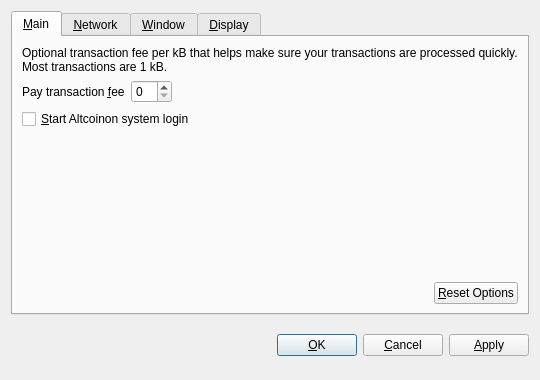
<?xml version="1.0" encoding="UTF-8"?>
<ui version="4.0">
 <class>OptionsDialog</class>
 <widget class="QDialog" name="OptionsDialog">
  <property name="geometry">
   <rect>
    <x>0</x>
    <y>0</y>
    <width>540</width>
    <height>380</height>
   </rect>
  </property>
  <property name="windowTitle">
   <string>Options</string>
  </property>
  <property name="modal">
   <bool>true</bool>
  </property>
  <layout class="QVBoxLayout" name="verticalLayout">
   <item>
    <widget class="QTabWidget" name="tabWidget">
     <property name="tabPosition">
      <enum>QTabWidget::North</enum>
     </property>
     <property name="currentIndex">
      <number>0</number>
     </property>
     <widget class="QWidget" name="tabMain">
      <attribute name="title">
       <string>&amp;Main</string>
      </attribute>
      <layout class="QVBoxLayout" name="verticalLayout_Main">
       <item>
        <widget class="QLabel" name="transactionFeeInfoLabel">
         <property name="text">
          <string>Optional transaction fee per kB that helps make sure your transactions are processed quickly. Most transactions are 1 kB.</string>
         </property>
         <property name="textFormat">
          <enum>Qt::PlainText</enum>
         </property>
         <property name="wordWrap">
          <bool>true</bool>
         </property>
        </widget>
       </item>
       <item>
        <layout class="QHBoxLayout" name="horizontalLayout_1_Main">
         <item>
          <widget class="QLabel" name="transactionFeeLabel">
           <property name="text">
            <string>Pay transaction &amp;fee</string>
           </property>
           <property name="textFormat">
            <enum>Qt::PlainText</enum>
           </property>
           <property name="buddy">
            <cstring>transactionFee</cstring>
           </property>
          </widget>
         </item>
         <item>
          <widget class="BitcoinAmountField" name="transactionFee"/>
         </item>
         <item>
          <spacer name="horizontalSpacer_1_Main">
           <property name="orientation">
            <enum>Qt::Horizontal</enum>
           </property>
           <property name="sizeHint" stdset="0">
            <size>
             <width>40</width>
             <height>20</height>
            </size>
           </property>
          </spacer>
         </item>
        </layout>
       </item>
       <item>
        <widget class="QCheckBox" name="bitcoinAtStartup">
         <property name="toolTip">
          <string>Automatically start Altcoinafter logging in to the system.</string>
         </property>
         <property name="text">
          <string>&amp;Start Altcoinon system login</string>
         </property>
        </widget>
       </item>
       <item>
        <spacer name="verticalSpacer_Main">
         <property name="orientation">
          <enum>Qt::Vertical</enum>
         </property>
         <property name="sizeHint" stdset="0">
          <size>
           <width>20</width>
           <height>40</height>
          </size>
         </property>
        </spacer>
       </item>
       <item>
        <layout class="QHBoxLayout" name="horizontalLayout_2_Main">
         <item>
          <spacer name="horizontalSpacer_2_Main">
           <property name="orientation">
            <enum>Qt::Horizontal</enum>
           </property>
           <property name="sizeHint" stdset="0">
            <size>
             <width>40</width>
             <height>20</height>
            </size>
           </property>
          </spacer>
         </item>
         <item>
          <widget class="QPushButton" name="resetButton">
           <property name="toolTip">
            <string>Reset all client options to default.</string>
           </property>
           <property name="text">
            <string>&amp;Reset Options</string>
           </property>
           <property name="autoDefault">
            <bool>false</bool>
           </property>
          </widget>
         </item>
        </layout>
       </item>
      </layout>
     </widget>
     <widget class="QWidget" name="tabNetwork">
      <attribute name="title">
       <string>&amp;Network</string>
      </attribute>
      <layout class="QVBoxLayout" name="verticalLayout_Network">
       <item>
        <widget class="QCheckBox" name="mapPortUpnp">
         <property name="toolTip">
          <string>Automatically open the Bitcoin client port on the router. This only works when your router supports UPnP and it is enabled.</string>
         </property>
         <property name="text">
          <string>Map port using &amp;UPnP</string>
         </property>
        </widget>
       </item>
       <item>
        <widget class="QCheckBox" name="connectSocks">
         <property name="toolTip">
          <string>Connect to the Bitcoin network through a SOCKS proxy (e.g. when connecting through Tor).</string>
         </property>
         <property name="text">
          <string>&amp;Connect through SOCKS proxy:</string>
         </property>
        </widget>
       </item>
       <item>
        <layout class="QHBoxLayout" name="horizontalLayout_Network">
         <item>
          <widget class="QLabel" name="proxyIpLabel">
           <property name="text">
            <string>Proxy &amp;IP:</string>
           </property>
           <property name="textFormat">
            <enum>Qt::PlainText</enum>
           </property>
           <property name="buddy">
            <cstring>proxyIp</cstring>
           </property>
          </widget>
         </item>
         <item>
          <widget class="QValidatedLineEdit" name="proxyIp">
           <property name="maximumSize">
            <size>
             <width>140</width>
             <height>16777215</height>
            </size>
           </property>
           <property name="toolTip">
            <string>IP address of the proxy (e.g. 127.0.0.1)</string>
           </property>
          </widget>
         </item>
         <item>
          <widget class="QLabel" name="proxyPortLabel">
           <property name="text">
            <string>&amp;Port:</string>
           </property>
           <property name="textFormat">
            <enum>Qt::PlainText</enum>
           </property>
           <property name="buddy">
            <cstring>proxyPort</cstring>
           </property>
          </widget>
         </item>
         <item>
          <widget class="QLineEdit" name="proxyPort">
           <property name="maximumSize">
            <size>
             <width>55</width>
             <height>16777215</height>
            </size>
           </property>
           <property name="toolTip">
            <string>Port of the proxy (e.g. 9050)</string>
           </property>
          </widget>
         </item>
         <item>
          <widget class="QLabel" name="socksVersionLabel">
           <property name="text">
            <string>SOCKS &amp;Version:</string>
           </property>
           <property name="textFormat">
            <enum>Qt::PlainText</enum>
           </property>
           <property name="buddy">
            <cstring>socksVersion</cstring>
           </property>
          </widget>
         </item>
         <item>
          <widget class="QValueComboBox" name="socksVersion">
           <property name="toolTip">
            <string>SOCKS version of the proxy (e.g. 5)</string>
           </property>
          </widget>
         </item>
         <item>
          <spacer name="horizontalSpacer_Network">
           <property name="orientation">
            <enum>Qt::Horizontal</enum>
           </property>
           <property name="sizeHint" stdset="0">
            <size>
             <width>40</width>
             <height>20</height>
            </size>
           </property>
          </spacer>
         </item>
        </layout>
       </item>
       <item>
        <spacer name="verticalSpacer_Network">
         <property name="orientation">
          <enum>Qt::Vertical</enum>
         </property>
         <property name="sizeHint" stdset="0">
          <size>
           <width>20</width>
           <height>40</height>
          </size>
         </property>
        </spacer>
       </item>
      </layout>
     </widget>
     <widget class="QWidget" name="tabWindow">
      <attribute name="title">
       <string>&amp;Window</string>
      </attribute>
      <layout class="QVBoxLayout" name="verticalLayout_Window">
       <item>
        <widget class="QCheckBox" name="minimizeToTray">
         <property name="toolTip">
          <string>Show only a tray icon after minimizing the window.</string>
         </property>
         <property name="text">
          <string>&amp;Minimize to the tray instead of the taskbar</string>
         </property>
        </widget>
       </item>
       <item>
        <widget class="QCheckBox" name="minimizeOnClose">
         <property name="toolTip">
          <string>Minimize instead of exit the application when the window is closed. When this option is enabled, the application will be closed only after selecting Quit in the menu.</string>
         </property>
         <property name="text">
          <string>M&amp;inimize on close</string>
         </property>
        </widget>
       </item>
       <item>
        <spacer name="verticalSpacer_Window">
         <property name="orientation">
          <enum>Qt::Vertical</enum>
         </property>
         <property name="sizeHint" stdset="0">
          <size>
           <width>20</width>
           <height>40</height>
          </size>
         </property>
        </spacer>
       </item>
      </layout>
     </widget>
     <widget class="QWidget" name="tabDisplay">
      <attribute name="title">
       <string>&amp;Display</string>
      </attribute>
      <layout class="QVBoxLayout" name="verticalLayout_Display">
       <item>
        <layout class="QHBoxLayout" name="horizontalLayout_1_Display">
         <item>
          <widget class="QLabel" name="langLabel">
           <property name="text">
            <string>User Interface &amp;language:</string>
           </property>
           <property name="textFormat">
            <enum>Qt::PlainText</enum>
           </property>
           <property name="buddy">
            <cstring>lang</cstring>
           </property>
          </widget>
         </item>
         <item>
          <widget class="QValueComboBox" name="lang">
           <property name="toolTip">
            <string>The user interface language can be set here. This setting will take effect after restarting Bitcoin.</string>
           </property>
          </widget>
         </item>
        </layout>
       </item>
       <item>
        <layout class="QHBoxLayout" name="horizontalLayout_2_Display">
         <item>
          <widget class="QLabel" name="unitLabel">
           <property name="text">
            <string>&amp;Unit to show amounts in:</string>
           </property>
           <property name="textFormat">
            <enum>Qt::PlainText</enum>
           </property>
           <property name="buddy">
            <cstring>unit</cstring>
           </property>
          </widget>
         </item>
         <item>
          <widget class="QValueComboBox" name="unit">
           <property name="toolTip">
            <string>Choose the default subdivision unit to show in the interface and when sending coins.</string>
           </property>
          </widget>
         </item>
        </layout>
       </item>
       <item>
        <widget class="QCheckBox" name="displayAddresses">
         <property name="toolTip">
          <string>Whether to show Bitcoin addresses in the transaction list or not.</string>
         </property>
         <property name="text">
          <string>&amp;Display addresses in transaction list</string>
         </property>
        </widget>
       </item>
       <item>
        <spacer name="verticalSpacer_Display">
         <property name="orientation">
          <enum>Qt::Vertical</enum>
         </property>
         <property name="sizeHint" stdset="0">
          <size>
           <width>20</width>
           <height>40</height>
          </size>
         </property>
        </spacer>
       </item>
      </layout>
     </widget>
    </widget>
   </item>
   <item>
    <layout class="QHBoxLayout" name="horizontalLayout_Buttons">
     <item>
      <spacer name="horizontalSpacer_1">
       <property name="orientation">
        <enum>Qt::Horizontal</enum>
       </property>
       <property name="sizeHint" stdset="0">
        <size>
         <width>40</width>
         <height>48</height>
        </size>
       </property>
      </spacer>
     </item>
     <item>
      <widget class="QLabel" name="statusLabel">
       <property name="font">
        <font>
         <weight>75</weight>
         <bold>true</bold>
        </font>
       </property>
       <property name="text">
        <string/>
       </property>
       <property name="textFormat">
        <enum>Qt::PlainText</enum>
       </property>
       <property name="wordWrap">
        <bool>true</bool>
       </property>
      </widget>
     </item>
     <item>
      <spacer name="horizontalSpacer_2">
       <property name="orientation">
        <enum>Qt::Horizontal</enum>
       </property>
       <property name="sizeHint" stdset="0">
        <size>
         <width>40</width>
         <height>48</height>
        </size>
       </property>
      </spacer>
     </item>
     <item>
      <widget class="QPushButton" name="okButton">
       <property name="text">
        <string>&amp;OK</string>
       </property>
      </widget>
     </item>
     <item>
      <widget class="QPushButton" name="cancelButton">
       <property name="text">
        <string>&amp;Cancel</string>
       </property>
       <property name="autoDefault">
        <bool>false</bool>
       </property>
      </widget>
     </item>
     <item>
      <widget class="QPushButton" name="applyButton">
       <property name="text">
        <string>&amp;Apply</string>
       </property>
       <property name="autoDefault">
        <bool>false</bool>
       </property>
      </widget>
     </item>
    </layout>
   </item>
  </layout>
 </widget>
 <customwidgets>
  <customwidget>
   <class>BitcoinAmountField</class>
   <extends>QSpinBox</extends>
   <header>bitcoinamountfield.h</header>
  </customwidget>
  <customwidget>
   <class>QValueComboBox</class>
   <extends>QComboBox</extends>
   <header>qvaluecombobox.h</header>
  </customwidget>
  <customwidget>
   <class>QValidatedLineEdit</class>
   <extends>QLineEdit</extends>
   <header>qvalidatedlineedit.h</header>
  </customwidget>
 </customwidgets>
 <resources/>
 <connections/>
</ui>
